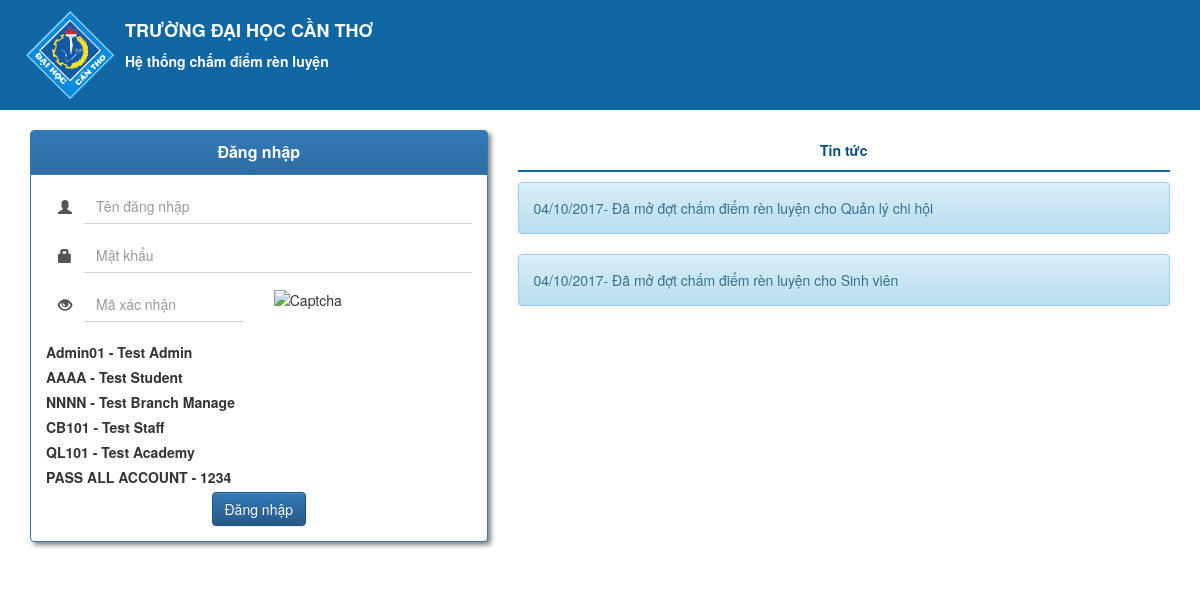
The page /controller/account/account.login.php on the database its author committed.
### tables this page shows
CREATE TABLE IF NOT EXISTS `CalendarScoring` (
  `openDate` DATE NOT NULL,
  `closeDate` DATE NOT NULL,
  `Permission_position` VARCHAR(200) NOT NULL,
  PRIMARY KEY (`Permission_position`, `openDate`, `closeDate`),
  INDEX `fk_CalendarScoring_Permission1_idx` (`Permission_position` ASC),
  CONSTRAINT `fk_CalendarScoring_Permission1`
    FOREIGN KEY (`Permission_position`)
    REFERENCES `Permission` (`position`)
    ON DELETE NO ACTION
    ON UPDATE NO ACTION);

### controller/account/account.login.php (called while the page is built, shortened)
<?php
$rootUri = dirname(dirname(__DIR__));
require_once $rootUri . '/helper/account.helper.php';
?>
<?php require_once $rootUri . '/view/account/login.header.php'?>
<?php require_once $rootUri . '/view/account/login.view.php'?>
<?php require_once $rootUri . '/view/account/login.footer.php'?>

### model/PermissionMod.php (called while the page is built, shortened)
<?php
class PermissionMod
{
    private $connSql;
    function __construct()
    {
        $this->connSql = new ConnectToSQL();
    }
    public function getPermission()
    {
        $sql = "SELECT DISTINCT * FROM Permission GROUP BY Position";
        $this->connSql->Connect();
        $result = $this->connSql->conn->query($sql);
        if ($result->num_rows > 0) {
            $k = 0;
            $list = array();
            while ($row = $result->fetch_assoc()) {
                $permission = new PermissionObj();
                $permission->setPosition($row["position"]);
                $permission->getPower($row["power"]);
                $permission->getSelected($row["selected"]);
                $list[$k] = $permission;
                $k++;
            }
        } else {
             return [];
        }
        $this->connSql->Stop();
        return $list;
    }
    }
?>

### model/ConnectToSQL.php (called while the page is built, shortened)
<?php
Class ConnectToSQL
{
    public function Connect()
    {
        $this->conn = new mysqli('localhost', 'root','', 'managementscore');
    }
}
?>

### model/PermissionObj.php (called while the page is built, shortened)
<?php
class PermissionObj{
		private $position;
		private $power;
		private $selected;
		public function setPosition($position){
			$this->position = $position;
		}
		public function getPosition(){
			return $this->position;
		}
   		 public function getSelected(){
        return $this->selected;
   		 }
		public function getPower(){
			return $this->power;
		}
	}
?>

### model/CalendarScoringMod.php (called while the page is built, shortened)
<?php
  class CalendarScoringMod{
    function __construct(){
      $this->conn2sql = new ConnectToSQL();
    }
    public function getCalendarWithPermissionPosition($Permission_position){
      $sql = "SELECT * FROM `calendarscoring` WHERE `Permission_position` = '".$Permission_position."'";
      $this->conn2sql->Connect();
      $result = $this->conn2sql->conn->query($sql);
      $this->conn2sql->Connect();
      $result = $this->conn2sql->conn->query($sql);
      $this->conn2sql->Stop();
      $row = $result->fetch_row();
      if($result->num_rows == 0){
        return [];
      }
      $i = 0;
      $arr = array(
        'openDate'=> $row[$i++],
        'closeDate'=> $row[$i++],
        'Permission_position'=> $row[$i++]
      );
      return $arr;
    }
  }
 ?>

### view/account/login.view.php (the view, shortened to what this page needs)
<div class="container-fluid">
	<div class="col-sm-5 div-login">
		<div class="panel panel-primary">
			<div class="panel-heading text-center">
				<span class="panel-title"><strong>Đăng nhập</strong></span>
			</div>
			<div class="panel-body">
				<form method="post" id="form-login">
					<div class="form-group input-group">
                        <span class="input-group-addon">
                            <i class="glyphicon glyphicon-user"></i>
                        </span>
						<input name="username" required placeholder="Tên đăng nhập" class="form-control">
					</div>
					<div class="form-group input-group">
                        <span class="input-group-addon">
                            <i class="glyphicon glyphicon-lock"></i>
                        </span>
						<input type="password" required name="password" placeholder="Mật khẩu" class="form-control">
					</div>
					<div class="row">
						<div class="col-sm-6">
							<div class="input-group">
                            <span class="input-group-addon">
                            <i class=" glyphicon glyphicon-eye-open"></i>
                        </span>
								<input name="captcha" required placeholder="Mã xác nhận" class="form-control">
							</div>
						</div>
						<div class="col-sm-6">
							<img src="../../controller/account/security/captcha.img.php" alt="Captcha" title="Click vào để đổi" data-toggle="tooltip" id="captcha">
						</div>
					</div>
					<br>
                    <label>Admin01 - Test Admin</label><br>
                    <label>AAAA - Test Student</label><br>
                    <label>NNNN - Test Branch Manage</label><br>
                    <label>CB101 - Test Staff</label><br>
                    <label>QL101 - Test Academy </label><br>
                    <label>PASS ALL ACCOUNT  - 1234 </label><br>
					<div class="row text-center">
						<button class="btn btn-primary">Đăng nhập</button>
					</div>
				</form>
			</div>
		</div>
	</div>
	<div class="col-sm-7 div-news">
		<div class="news-header text-center">
			<span><strong>Tin tức</strong></span>
		</div>
		<div class="news-body">
      <?php
			 require_once("../../model/ConnectToSQL.php");
			 require_once("../../model/PermissionObj.php");
			 require_once("../../model/PermissionMod.php");
			 require_once("../../model/CalendarScoringMod.php");
			 $permissionArr = (new PermissionMod())->getPermission();
			 $today = date("Y-m-d");
			 foreach ($permissionArr as $key => $value) {
				 $arr = (new CalendarScoringMod())->getCalendarWithPermissionPosition($value->getPosition());
         if(!empty($arr)){
					if(strcmp($arr['Permission_position'], "Sinh viên") != 0 && strcmp($arr['Permission_position'], "Quản lý chi hội") != 0){
						continue;
				  }
					$open = date("d/m/Y", strtotime($arr['openDate']));
					if(!($today < $arr['openDate'] || $today > $arr['closeDate'])){
						echo '<div class="alert alert-info">'.$open;
						echo '- Đã mở đợt chấm điểm rèn luyện cho '.$arr['Permission_position'];
						echo '</div>';
					}
			   }
		    }
			?>
		</div>
	</div>
</div>

### public/style/style.css (style rules this page uses)
.div-login .panel { -webkit-box-shadow: 3px 3px 5px gray; -moz-box-shadow: 3px 3px 5px gray; box-shadow: 3px 3px 5px gray; }
.div-login .form-control, .div-login .input-group-addon { border-radius: 0; box-shadow: none; background-color: transparent; border: none; }
.div-login .form-control { border-bottom: 1px solid lightgray; }
.div-news .news-header { padding: 10px; color: #094E7E; border-bottom: 2px solid #1066A2; margin-bottom: 10px; }

### rows shown on the page
calendarscoring: openDate "04/10/2017", Permission_position "Quản lý chi hội"
calendarscoring: openDate "04/10/2017", Permission_position "Sinh viên"
